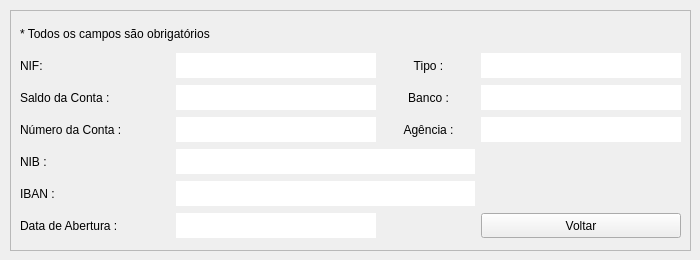
         <widget class="QWidget" name="tab_visualizarConta">
          <attribute name="title">
           <string>Visualizar Conta</string>
          </attribute>
          <widget class="QFrame" name="frame_consultarConta">
           <property name="geometry">
            <rect>
             <x>10</x>
             <y>10</y>
             <width>681</width>
             <height>241</height>
            </rect>
           </property>
           <property name="frameShape">
            <enum>QFrame::StyledPanel</enum>
           </property>
           <property name="frameShadow">
            <enum>QFrame::Raised</enum>
           </property>
           <layout class="QGridLayout" name="gridLayout_10">
            <item row="6" column="0">
             <widget class="QLabel" name="label_titConsultarIbanConta">
              <property name="minimumSize">
               <size>
                <width>150</width>
                <height>25</height>
               </size>
              </property>
              <property name="maximumSize">
               <size>
                <width>150</width>
                <height>25</height>
               </size>
              </property>
              <property name="styleSheet">
               <string notr="true">font: 12pt &quot;Segoe UI&quot;;</string>
              </property>
              <property name="text">
               <string>IBAN :</string>
              </property>
              <property name="alignment">
               <set>Qt::AlignJustify|Qt::AlignVCenter</set>
              </property>
             </widget>
            </item>
            <item row="2" column="0">
             <widget class="QLabel" name="label_titConsultarNifConta">
              <property name="minimumSize">
               <size>
                <width>150</width>
                <height>25</height>
               </size>
              </property>
              <property name="maximumSize">
               <size>
                <width>150</width>
                <height>25</height>
               </size>
              </property>
              <property name="styleSheet">
               <string notr="true">font: 12pt &quot;Segoe UI&quot;;</string>
              </property>
              <property name="text">
               <string>NIF:</string>
              </property>
              <property name="alignment">
               <set>Qt::AlignJustify|Qt::AlignVCenter</set>
              </property>
             </widget>
            </item>
            <item row="2" column="1" colspan="2">
             <widget class="QLabel" name="label_consultarNifConta">
              <property name="minimumSize">
               <size>
                <width>200</width>
                <height>25</height>
               </size>
              </property>
              <property name="maximumSize">
               <size>
                <width>200</width>
                <height>25</height>
               </size>
              </property>
              <property name="styleSheet">
               <string notr="true">background-color: rgb(255, 255, 255);
font: 12pt &quot;Segoe UI&quot;;</string>
              </property>
              <property name="text">
               <string/>
              </property>
              <property name="alignment">
               <set>Qt::AlignLeading|Qt::AlignLeft|Qt::AlignVCenter</set>
              </property>
             </widget>
            </item>
            <item row="4" column="0">
             <widget class="QLabel" name="label_titConsultarNumConta">
              <property name="minimumSize">
               <size>
                <width>150</width>
                <height>25</height>
               </size>
              </property>
              <property name="maximumSize">
               <size>
                <width>150</width>
                <height>25</height>
               </size>
              </property>
              <property name="styleSheet">
               <string notr="true">font: 12pt &quot;Segoe UI&quot;;</string>
              </property>
              <property name="text">
               <string>Número da Conta :</string>
              </property>
              <property name="alignment">
               <set>Qt::AlignJustify|Qt::AlignVCenter</set>
              </property>
             </widget>
            </item>
            <item row="5" column="0">
             <widget class="QLabel" name="label_titConsultarNibConta">
              <property name="minimumSize">
               <size>
                <width>150</width>
                <height>25</height>
               </size>
              </property>
              <property name="maximumSize">
               <size>
                <width>150</width>
                <height>25</height>
               </size>
              </property>
              <property name="styleSheet">
               <string notr="true">font: 12pt &quot;Segoe UI&quot;;</string>
              </property>
              <property name="text">
               <string>NIB :</string>
              </property>
              <property name="alignment">
               <set>Qt::AlignJustify|Qt::AlignVCenter</set>
              </property>
             </widget>
            </item>
            <item row="3" column="1" colspan="2">
             <widget class="QLabel" name="label_consultarSaldoConta">
              <property name="minimumSize">
               <size>
                <width>200</width>
                <height>25</height>
               </size>
              </property>
              <property name="maximumSize">
               <size>
                <width>200</width>
                <height>25</height>
               </size>
              </property>
              <property name="styleSheet">
               <string notr="true">background-color: rgb(255, 255, 255);
font: 12pt &quot;Segoe UI&quot;;</string>
              </property>
              <property name="text">
               <string/>
              </property>
              <property name="alignment">
               <set>Qt::AlignLeading|Qt::AlignLeft|Qt::AlignVCenter</set>
              </property>
             </widget>
            </item>
            <item row="7" column="1" colspan="2">
             <widget class="QLabel" name="label_consultarDataAberturaConta">
              <property name="minimumSize">
               <size>
                <width>200</width>
                <height>25</height>
               </size>
              </property>
              <property name="maximumSize">
               <size>
                <width>200</width>
                <height>25</height>
               </size>
              </property>
              <property name="styleSheet">
               <string notr="true">background-color: rgb(255, 255, 255);
font: 12pt &quot;Segoe UI&quot;;</string>
              </property>
              <property name="text">
               <string/>
              </property>
              <property name="alignment">
               <set>Qt::AlignLeading|Qt::AlignLeft|Qt::AlignVCenter</set>
              </property>
             </widget>
            </item>
            <item row="3" column="0">
             <widget class="QLabel" name="label_titConsultarSaldoConta">
              <property name="minimumSize">
               <size>
                <width>150</width>
                <height>25</height>
               </size>
              </property>
              <property name="maximumSize">
               <size>
                <width>150</width>
                <height>25</height>
               </size>
              </property>
              <property name="styleSheet">
               <string notr="true">font: 12pt &quot;Segoe UI&quot;;</string>
              </property>
              <property name="text">
               <string>Saldo da Conta :</string>
              </property>
              <property name="alignment">
               <set>Qt::AlignJustify|Qt::AlignVCenter</set>
              </property>
             </widget>
            </item>
            <item row="4" column="1" colspan="2">
             <widget class="QLabel" name="label_consultarNumConta">
              <property name="minimumSize">
               <size>
                <width>200</width>
                <height>25</height>
               </size>
              </property>
              <property name="maximumSize">
               <size>
                <width>200</width>
                <height>25</height>
               </size>
              </property>
              <property name="styleSheet">
               <string notr="true">background-color: rgb(255, 255, 255);
font: 12pt &quot;Segoe UI&quot;;</string>
              </property>
              <property name="text">
               <string/>
              </property>
              <property name="alignment">
               <set>Qt::AlignLeading|Qt::AlignLeft|Qt::AlignVCenter</set>
              </property>
             </widget>
            </item>
            <item row="0" column="0" colspan="2">
             <widget class="QLabel" name="label_11">
              <property name="minimumSize">
               <size>
                <width>0</width>
                <height>25</height>
               </size>
              </property>
              <property name="maximumSize">
               <size>
                <width>16777215</width>
                <height>25</height>
               </size>
              </property>
              <property name="text">
               <string>* Todos os campos são obrigatórios</string>
              </property>
             </widget>
            </item>
            <item row="5" column="1" colspan="3">
             <widget class="QLabel" name="label_consultarNibConta">
              <property name="minimumSize">
               <size>
                <width>0</width>
                <height>25</height>
               </size>
              </property>
              <property name="maximumSize">
               <size>
                <width>16777215</width>
                <height>25</height>
               </size>
              </property>
              <property name="styleSheet">
               <string notr="true">background-color: rgb(255, 255, 255);
font: 12pt &quot;Segoe UI&quot;;</string>
              </property>
              <property name="text">
               <string/>
              </property>
              <property name="alignment">
               <set>Qt::AlignLeading|Qt::AlignLeft|Qt::AlignVCenter</set>
              </property>
             </widget>
            </item>
            <item row="7" column="0">
             <widget class="QLabel" name="label_titConsultarDataAberturaConta">
              <property name="minimumSize">
               <size>
                <width>150</width>
                <height>25</height>
               </size>
              </property>
              <property name="maximumSize">
               <size>
                <width>150</width>
                <height>25</height>
               </size>
              </property>
              <property name="styleSheet">
               <string notr="true">font: 12pt &quot;Segoe UI&quot;;</string>
              </property>
              <property name="text">
               <string>Data de Abertura :</string>
              </property>
              <property name="alignment">
               <set>Qt::AlignJustify|Qt::AlignVCenter</set>
              </property>
             </widget>
            </item>
            <item row="4" column="3">
             <widget class="QLabel" name="label_titConsultarAgencia">
              <property name="minimumSize">
               <size>
                <width>0</width>
                <height>25</height>
               </size>
              </property>
              <property name="maximumSize">
               <size>
                <width>150</width>
                <height>25</height>
               </size>
              </property>
              <property name="styleSheet">
               <string notr="true">font: 12pt &quot;Segoe UI&quot;;</string>
              </property>
              <property name="text">
               <string>Agência :</string>
              </property>
              <property name="alignment">
               <set>Qt::AlignCenter</set>
              </property>
             </widget>
            </item>
            <item row="3" column="3">
             <widget class="QLabel" name="label_titConsultarBancoConta">
              <property name="minimumSize">
               <size>
                <width>0</width>
                <height>25</height>
               </size>
              </property>
              <property name="maximumSize">
               <size>
                <width>150</width>
                <height>25</height>
               </size>
              </property>
              <property name="styleSheet">
               <string notr="true">font: 12pt &quot;Segoe UI&quot;;</string>
              </property>
              <property name="text">
               <string>Banco :</string>
              </property>
              <property name="alignment">
               <set>Qt::AlignCenter</set>
              </property>
             </widget>
            </item>
            <item row="2" column="3">
             <widget class="QLabel" name="label_titConsultarTipoConta">
              <property name="minimumSize">
               <size>
                <width>0</width>
                <height>25</height>
               </size>
              </property>
              <property name="maximumSize">
               <size>
                <width>150</width>
                <height>25</height>
               </size>
              </property>
              <property name="styleSheet">
               <string notr="true">font: 12pt &quot;Segoe UI&quot;;</string>
              </property>
              <property name="text">
               <string>Tipo :</string>
              </property>
              <property name="alignment">
               <set>Qt::AlignCenter</set>
              </property>
             </widget>
            </item>
            <item row="4" column="4">
             <widget class="QLabel" name="label_consultarAgenciaConta">
              <property name="minimumSize">
               <size>
                <width>200</width>
                <height>25</height>
               </size>
              </property>
              <property name="maximumSize">
               <size>
                <width>200</width>
                <height>25</height>
               </size>
              </property>
              <property name="styleSheet">
               <string notr="true">background-color: rgb(255, 255, 255);
font: 12pt &quot;Segoe UI&quot;;</string>
              </property>
              <property name="text">
               <string/>
              </property>
             </widget>
            </item>
            <item row="3" column="4">
             <widget class="QLabel" name="label_consultarBancoConta">
              <property name="minimumSize">
               <size>
                <width>200</width>
                <height>25</height>
               </size>
              </property>
              <property name="maximumSize">
               <size>
                <width>200</width>
                <height>25</height>
               </size>
              </property>
              <property name="styleSheet">
               <string notr="true">background-color: rgb(255, 255, 255);
font: 12pt &quot;Segoe UI&quot;;</string>
              </property>
              <property name="text">
               <string/>
              </property>
             </widget>
            </item>
            <item row="2" column="4">
             <widget class="QLabel" name="label_consultarTipoConta">
              <property name="minimumSize">
               <size>
                <width>200</width>
                <height>25</height>
               </size>
              </property>
              <property name="maximumSize">
               <size>
                <width>200</width>
                <height>25</height>
               </size>
              </property>
              <property name="styleSheet">
               <string notr="true">background-color: rgb(255, 255, 255);
font: 12pt &quot;Segoe UI&quot;;</string>
              </property>
              <property name="text">
               <string/>
              </property>
             </widget>
            </item>
            <item row="7" column="4">
             <widget class="QPushButton" name="pushButton_voltarConsultaConta">
              <property name="enabled">
               <bool>true</bool>
              </property>
              <property name="minimumSize">
               <size>
                <width>200</width>
                <height>25</height>
               </size>
              </property>
              <property name="maximumSize">
               <size>
                <width>200</width>
                <height>25</height>
               </size>
              </property>
              <property name="autoFillBackground">
               <bool>false</bool>
              </property>
              <property name="styleSheet">
               <string notr="true">font: 12pt &quot;Segoe UI&quot;;</string>
              </property>
              <property name="text">
               <string>Voltar</string>
              </property>
             </widget>
            </item>
            <item row="6" column="1" colspan="3">
             <widget class="QLabel" name="label_consultarIbanConta">
              <property name="minimumSize">
               <size>
                <width>0</width>
                <height>25</height>
               </size>
              </property>
              <property name="maximumSize">
               <size>
                <width>16777215</width>
                <height>25</height>
               </size>
              </property>
              <property name="styleSheet">
               <string notr="true">background-color: rgb(255, 255, 255);
font: 12pt &quot;Segoe UI&quot;;</string>
              </property>
              <property name="text">
               <string/>
              </property>
              <property name="alignment">
               <set>Qt::AlignLeading|Qt::AlignLeft|Qt::AlignVCenter</set>
              </property>
             </widget>
            </item>
           </layout>
          </widget>
         </widget>
